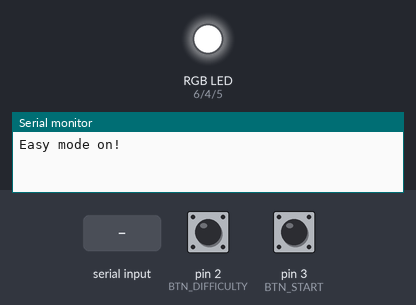
A program run on a simulated Arduino Uno, built with avr-gcc and run on an emulated ATmega328P. On the bench: an RGB LED mixed from three pins (HIGH = lit), the last lines printed to the serial monitor. Dashed ring = blinking. The inputs (shaded band) are chosen by the test bench; at power-on: pin 3 (BTN_START) HIGH, pin 2 (BTN_DIFFICULTY) HIGH. Random numbers use the default seed unless the program sets one.

Above: at 1.2 s.
1.3 s: pin 3 (BTN_START) pulled LOW for 0.15 s
At 2.2 s:
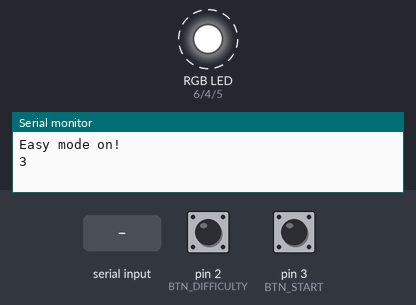
4.4 s: "1" received over Serial
At 5.0 s:
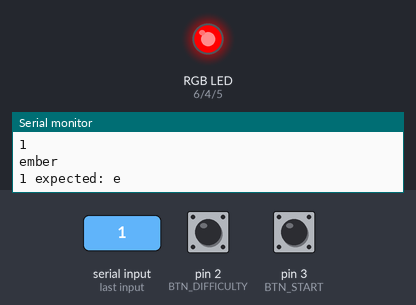
5.9 s: byte 8 (8) received over Serial
At 6.2 s:
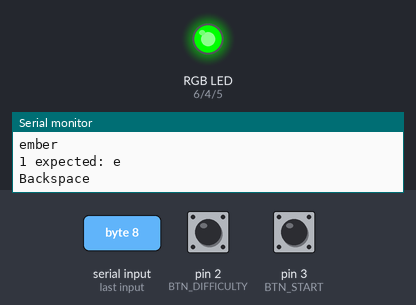
7.4 s: pin 3 (BTN_START) pulled LOW for 1 s
At 8.5 s:
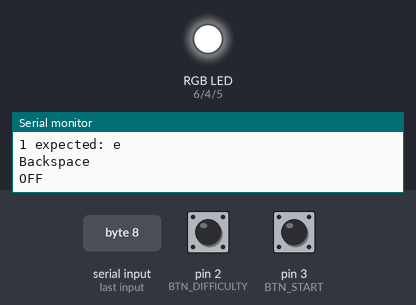
Timing chart, 0 to 10.4 s (numbered marks = the images above; inputs shaded):
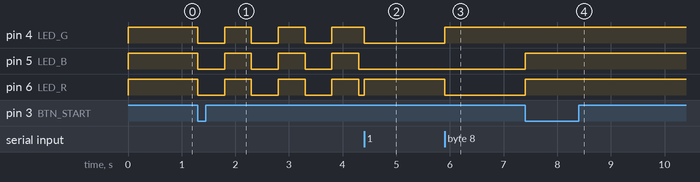

Measured:
- after the input at 1.3 s, pin 4 (LED_G), pin 5 (LED_B), pin 6 (LED_R): alternates HIGH for 0.50 s and LOW for 0.50 s, starting at once
- after the input at 4.4 s, pin 4 (LED_G): HIGH → LOW at once; pin 6 (LED_R): LOW → HIGH at once
- after the input at 5.9 s, pin 4 (LED_G): LOW → HIGH at once; pin 6 (LED_R): HIGH → LOW at once
- after the input at 7.4 s, pin 5 (LED_B), pin 6 (LED_R): LOW → HIGH at once

The program:

main.cpp
```cpp
#include <Arduino.h>
#include <string.h>

// define the pins
#define BTN_START 3
#define BTN_DIFFICULTY 2
#define LED_R 6
#define LED_G 4
#define LED_B 5
#define BAUD_RATE 9800

// debounce variables for the dificulty button
int buttonState;
int lastButtonState = HIGH;
unsigned long lastDebounceTime = 0;
unsigned long debounceDelay = 50;

// game variables
const int roundTime = 30000;
const int easyWordInterval = 10000;
const int mediumWordInterval = 5000;
const int hardWordInterval = 3000;
const int WordNumber = 16;
const char *dictionar[WordNumber] = {
    "ember", "drift", "harbor", "willow", "cascade", "summit", "glimmer",
    "meadow", "echo", "fern", "breeze", "prism", "velvet", "quiver", "lantern", "ripple"};

bool roundStart = false;
volatile bool btnStart = 1;
int wordInterval = 10000;
volatile unsigned long currentMillis;
int currentWord;
volatile unsigned long previousMillis;
volatile unsigned long previousWordMillis;
bool mistake;
int difficulty = 0; // 0-easy, 1-medium, 2-hard
bool difficultyChanged = true;
unsigned int currentChar = 0;
int score = 0;
bool firstWord;

// set the RGB LED colors
void setLedColor(bool red, bool green, bool blue)
{
    digitalWrite(LED_R, red);
    digitalWrite(LED_G, green);
    digitalWrite(LED_B, blue);
}

// set the variables for the beginigg of the round and play the animation
void begineRound()
{
    roundStart = true;
    setLedColor(1, 1, 1);
    for (int i = 3; i > 0; i--)
    {
        Serial.println(i);
        setLedColor(0, 0, 0);
        delay(500);
        setLedColor(1, 1, 1);
        delay(500);
    }
    int currentMillis = millis();
    int previousMillis = currentMillis;
    setLedColor(0, 1, 0);
    firstWord = true;
    score = 0;
}
// The logic for a game round
void round()
{
    currentMillis = millis();
    // end round if the time is over 30 seconds
    if (currentMillis - previousMillis >= roundTime)
    {
        roundStart = false;
        mistake = false;
        Serial.println("Round ended");
        Serial.print("Score: ");
        Serial.println(score);
        previousWordMillis = currentMillis;
        return;
    }
    bool skipWord = false;
    // determinate if the letter that is read from the serial is the expected input
    if (Serial.available())
    {
        char letter = Serial.read();
        if (letter == 8)
        { // 8 is ASCII code for backspace
            mistake = false;
            Serial.println("Backspace");
        }
        else if (letter == dictionar[currentWord][currentChar] && !mistake)
        {
            Serial.println(letter);
            currentChar++;
            // Verify complition if the word
            if (currentChar == strlen(dictionar[currentWord]))
            {
                Serial.print("+1 for: ");
                Serial.println(dictionar[currentWord]);
                score++;
                skipWord = true;
                currentChar = 0;
                currentWord = random(WordNumber);
                previousWordMillis = currentMillis;
            }
        }
        else
        {
            Serial.print(letter);
            Serial.print(" expected: ");
            Serial.println(dictionar[currentWord][currentChar]);
            mistake = true;
        }
    }
    // update if its the start of the round or a word was completed befor the time limit
    if (firstWord)
    {
        currentWord = random(WordNumber);
        Serial.println(dictionar[currentWord]);
        previousWordMillis = currentMillis;
        firstWord = false;
    }
    else if (currentMillis - previousWordMillis >= wordInterval || skipWord)
    {
        currentWord = random(WordNumber);
        Serial.println(dictionar[currentWord]);
        previousWordMillis = currentMillis;
        currentChar = 0;
        mistake = false;
    }

    if (mistake)
    {
        setLedColor(1, 0, 0);
    }
    else
    {
        mistake = false;
        setLedColor(0, 1, 0);
    }
}

// select the dificulty, ie. the speed at which words apear
void selectDificulty()
{
    int reading = digitalRead(BTN_DIFFICULTY);
    if (reading != lastButtonState)// asta inportant pentru debouncing pentru interupt
    {
        lastDebounceTime = millis();
    }
    if ((millis() - lastDebounceTime) > debounceDelay)
    {
        if (reading != buttonState)
        {
            buttonState = reading;
            if (buttonState == LOW)
            {
                difficultyChanged = true;
                difficulty++;
                difficulty = difficulty % 3;
            }
        }
    }

    lastButtonState = reading;

    if (difficultyChanged)
    {
        delay(200);
        difficultyChanged = false;
        switch (difficulty)
        {
        case 0:
            wordInterval = easyWordInterval;
            Serial.println("Easy mode on!");
            break;
        case 1:
            wordInterval = mediumWordInterval;
            Serial.println("Medium mode on!");
            break;
        case 2:
            wordInterval = hardWordInterval;
            Serial.println("Hard mode on!");
            break;
        }
    }
}

// Handle interupt
void changeStartButton()
{
    btnStart = !btnStart;
}
void setup()
{

    pinMode(LED_R, OUTPUT);
    pinMode(LED_B, OUTPUT);
    pinMode(LED_G, OUTPUT);
    setLedColor(1, 1, 1);

    pinMode(BTN_START, INPUT_PULLUP);
    pinMode(BTN_DIFFICULTY, INPUT_PULLUP);

    Serial.begin(BAUD_RATE); // set baud rate

    randomSeed(analogRead(0)); // Random initialization for choosing words

    attachInterrupt(digitalPinToInterrupt(BTN_START), changeStartButton, FALLING); // interupts for BTN_START (PD3/INT2)
}

void loop()
{
    currentMillis = millis();
    if (roundStart)
    {
        // on round logic
        if (btnStart == LOW)
        {
            Serial.println("OFF");
            btnStart = 1;
            roundStart = false;
            setLedColor(1, 1, 1);
        }
        round();
    }
    else
    {
        // off round logic
        selectDificulty();
        if (btnStart == LOW)
        {
            btnStart = 1;
            previousMillis = currentMillis;
            previousWordMillis = currentMillis;
            begineRound();
        }
        setLedColor(1, 1, 1);
    }
}
```
